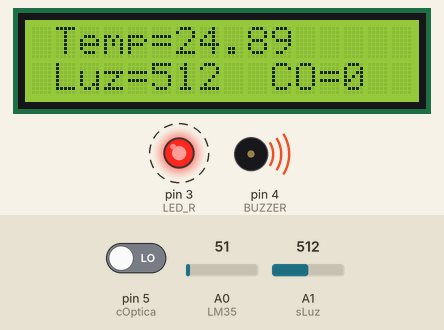
Simulated run of this sketch. Board: Arduino Uno, built with avr-gcc and run on an emulated ATmega328P. On the bench: 16×2 character LCD, output pins drawn as LEDs (lit = HIGH), buzzer (waves = sounding, pin HIGH). Dashed ring = blinking. The inputs (shaded band) are chosen by the test bench; at power-on: A0 (LM35) = 51, A1 (sLuz) = 512, pin 5 (cOptica) LOW. Pins used as bus, display or sensor lines are not drawn; what the sketch prints to the serial monitor is not drawn.

Above: at 1.07 s.
1.3 s: A0 (LM35) set to 22
At 1.78 s:
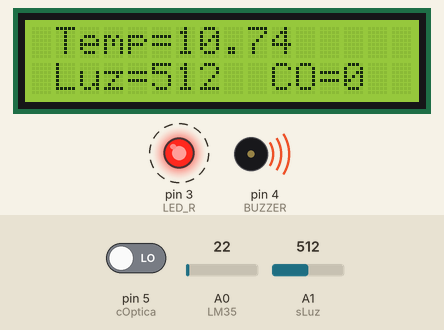
3.5 s: A0 (LM35) set to 19
At 4.7 s:
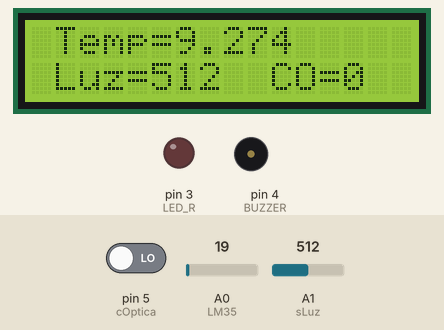
5.0 s: A1 (sLuz) set to 716
At 6.2 s:
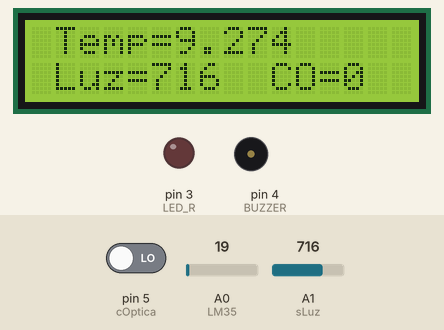
6.5 s: pin 5 (cOptica) driven HIGH
At 7.6 s:
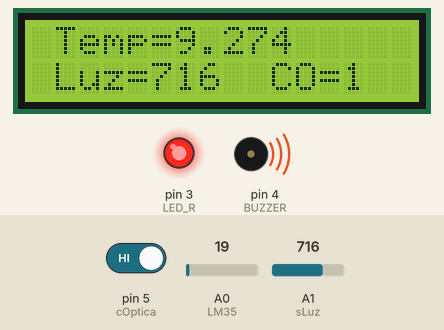
8.1 s: A1 (sLuz) set to 810
At 9.6 s:
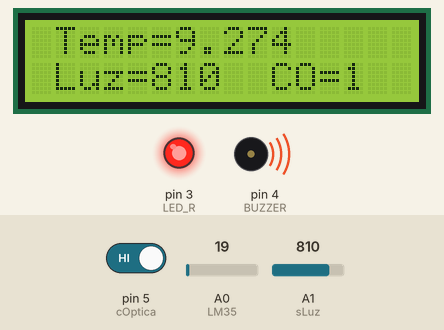
9.9 s: pin 5 (cOptica) driven LOW
At 10.41 s:
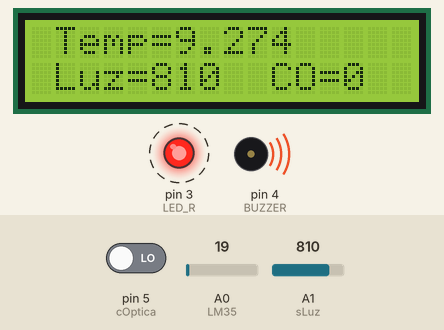
Timing chart, 0 to 12.7 s (numbered marks = the images above; inputs shaded):
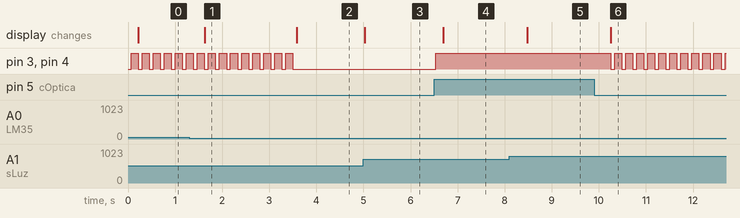

The sketch:

malditotcc.ino
```cpp
#include <LiquidCrystal.h>
#define LED_R 3
#define BUZZER 4
#define cOptica 5
#define LM35 A0
#define sLuz A1
#define limiteTemp 10
#define limiteLuz 800
#define CONTRASTE 9

LiquidCrystal lcd(12, 11, 10, 13, 8, 7);

void setup(){
  Serial.begin(9600);

  lcd.begin(16, 2);

  pinMode(LED_R, OUTPUT);
  pinMode(BUZZER, OUTPUT);
  pinMode(CONTRASTE, OUTPUT);

  digitalWrite(LED_R, LOW);
  digitalWrite(BUZZER,LOW);
  lcd.clear();
}

int valorTemp = 0;
int valorFumaca = 0;
int valorLuz = 0;
float temperatura = 0;

void loop(){

  valorFumaca = digitalRead(cOptica);
  valorLuz = analogRead(sLuz);
  valorTemp = analogRead(LM35);

  temperatura = (valorTemp * 0.00488);
  temperatura = temperatura * 100;


if (temperatura >= limiteTemp){
    acionado();
   } else {
    desacionado();
   }

if (valorLuz >= limiteLuz){
      acionado();
   } else {
     desacionado();
   }

if (valorFumaca == 1){
    acionado();
   } else {
    desacionado();
   }

  Serial.print(temperatura);
  Serial.print("\t");
  Serial.print(valorFumaca);
  Serial.print("\t");
  Serial.println(valorLuz);

  analogWrite(CONTRASTE,100);
  lcd.setCursor(1, 0);
  lcd.print("Temp=");
  lcd.print(temperatura);
  lcd.setCursor(1, 1);
  lcd.print("Luz=");
  lcd.print(valorLuz);
  lcd.setCursor(10, 1);
  lcd.print("CO=");
  lcd.print(valorFumaca);
  delay(80);
}


void acionado(){
  digitalWrite(LED_R, HIGH);
  digitalWrite(BUZZER, HIGH);
  delay (150);
}


void desacionado(){
  digitalWrite(LED_R, LOW);
  digitalWrite(BUZZER, LOW);
}
```

Measured:
- the behaviour switches between 21 and 20 on A0 (LM35) (found by bisection; images 1 and 2)
- after the input at 1.3 s, the display: changes after 0.33 s (image 1)
- after the input at 3.5 s, pin 3 (LED_R), pin 4 (BUZZER): stops changing and stays LOW; the display: changes after 0.09 s (image 2)
- after the input at 5.0 s, the display: changes at once (image 3)
- after the input at 6.5 s, pin 3 (LED_R), pin 4 (BUZZER): LOW → HIGH at once; the display: changes after 0.19 s (image 4)
- after the input at 8.1 s, the display: changes after 0.38 s (image 5)
- after the input at 9.9 s, pin 3 (LED_R), pin 4 (BUZZER): alternates HIGH for 0.15 s and LOW for 0.08 s, starting after 0.35 s; the display: changes after 0.36 s (image 6)
- by itself, pin 3 (LED_R), pin 4 (BUZZER): alternates HIGH for 0.15 s and LOW for 0.08 s
